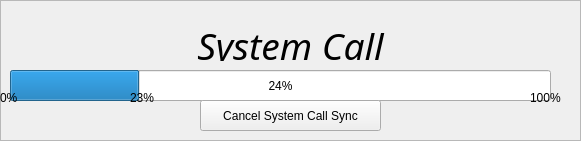
            <widget class="QFrame" name="systemcall_frame">
             <property name="geometry">
              <rect>
               <x>920</x>
               <y>450</y>
               <width>581</width>
               <height>141</height>
              </rect>
             </property>
             <property name="frameShape">
              <enum>QFrame::StyledPanel</enum>
             </property>
             <property name="frameShadow">
              <enum>QFrame::Raised</enum>
             </property>
             <widget class="QProgressBar" name="systemcall_progressBar">
              <property name="geometry">
               <rect>
                <x>10</x>
                <y>70</y>
                <width>541</width>
                <height>31</height>
               </rect>
              </property>
              <property name="value">
               <number>24</number>
              </property>
             </widget>
             <widget class="QPushButton" name="systemcall_pushButton">
              <property name="geometry">
               <rect>
                <x>200</x>
                <y>100</y>
                <width>181</width>
                <height>31</height>
               </rect>
              </property>
              <property name="sizePolicy">
               <sizepolicy hsizetype="Minimum" vsizetype="Expanding">
                <horstretch>0</horstretch>
                <verstretch>0</verstretch>
               </sizepolicy>
              </property>
              <property name="text">
               <string>Cancel System Call Sync</string>
              </property>
             </widget>
             <widget class="QLabel" name="systemcall_label_0">
              <property name="geometry">
               <rect>
                <x>0</x>
                <y>90</y>
                <width>21</width>
                <height>16</height>
               </rect>
              </property>
              <property name="text">
               <string>0%</string>
              </property>
             </widget>
             <widget class="QLabel" name="systemcall_label_100">
              <property name="geometry">
               <rect>
                <x>530</x>
                <y>90</y>
                <width>41</width>
                <height>16</height>
               </rect>
              </property>
              <property name="text">
               <string>100%</string>
              </property>
             </widget>
             <widget class="QLabel" name="systemcall_label_cur">
              <property name="geometry">
               <rect>
                <x>130</x>
                <y>90</y>
                <width>31</width>
                <height>16</height>
               </rect>
              </property>
              <property name="text">
               <string>23%</string>
              </property>
             </widget>
             <widget class="QLabel" name="systemcall_label">
              <property name="geometry">
               <rect>
                <x>0</x>
                <y>30</y>
                <width>581</width>
                <height>31</height>
               </rect>
              </property>
              <property name="font">
               <font>
                <family>Avenir Next Condensed</family>
                <pointsize>28</pointsize>
                <italic>true</italic>
               </font>
              </property>
              <property name="text">
               <string>System Call</string>
              </property>
              <property name="alignment">
               <set>Qt::AlignCenter</set>
              </property>
             </widget>
            </widget>
